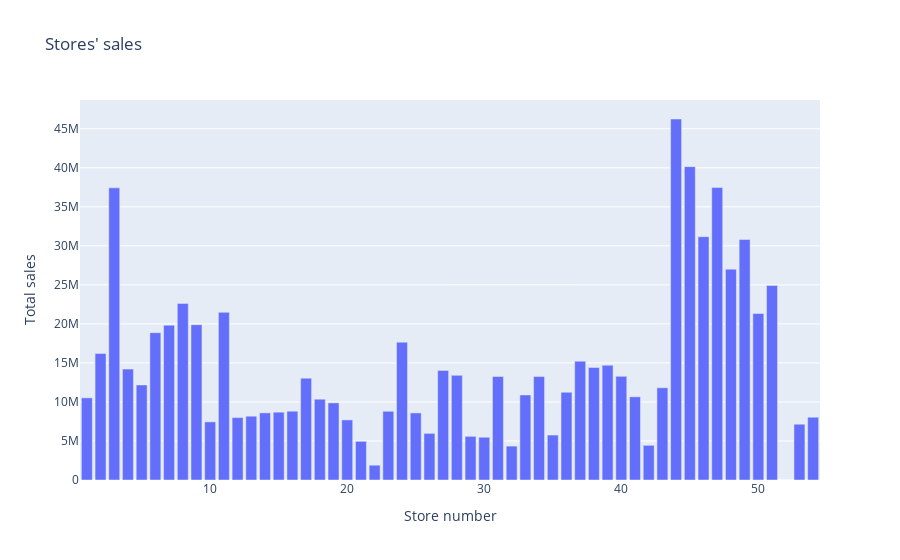

Write notebook code for a chart like this one.
### Markdown cell above
Grocery, Beverages, Produce, Cleaning and Dairy – top 5 most sellable items' families

### Code cell
store_sales_summary = train_data.groupby('store_number')['item_sales'].sum().reset_index()

fig = px.bar(store_sales_summary, x='store_number', y='item_sales', 
             labels={'store_number': 'Store number', 'item_sales': 'Total sales'},
             title="Stores' total sales")
fig.show()

### Figure 1 — Plotly figure (JSON) as saved in the notebook; plotly's stock layout.template omitted (floating-point values rounded to 4 significant figures)
{"data": [{"alignmentgroup": "True", "hovertemplate": "Store number=%{x}<br>Total sales=%{y}<extra></extra>", "legendgroup": "", "marker": {"color": "#636efa", "pattern": {"shape": ""}}, "name": "", "offsetgroup": "", "orientation": "v", "showlegend": false, "textposition": "auto", "type": "bar", "x": [1, 2, 3, 4, 5, 6, 7, 8, 9, 10, 11, 12, 13, 14, 15, 16, 17, 18, 19, 20, 21, 22, 23, 24, 25, 26, 27, 28, 29, 30, 31, 32, 33, 34, 35, 36, 37, 38, 39, 40, 41, 42, 43, 44, 45, 46, 47, 48, 49, 50, 51, 52, 53, 54], "xaxis": "x", "y": [10530000.0, 16200000.0, 37430000.0, 14210000.0, 12180000.0, 18870000.0, 19840000.0, 22630000.0, 19900000.0, 7451000.0, 21480000.0, 7998000.0, 8173000.0, 8598000.0, 8691000.0, 8814000.0, 13040000.0, 10350000.0, 9881000.0, 7698000.0, 4955000.0, 1896000.0, 8805000.0, 17660000.0, 8594000.0, 5974000.0, 14040000.0, 13410000.0, 5595000.0, 5479000.0, 13260000.0, 4344000.0, 10900000.0, 13260000.0, 5759000.0, 11240000.0, 15230000.0, 14420000.0, 14700000.0, 13280000.0, 10660000.0, 4446000.0, 11810000.0, 46250000.0, 40140000.0, 31180000.0, 37490000.0, 27010000.0, 30820000.0, 21330000.0, 24920000.0, 0, 7147000.0, 8044000.0], "yaxis": "y"}], "layout": {"barmode": "relative", "legend": {"tracegroupgap": 0}, "title": {"text": "Stores' sales"}, "xaxis": {"anchor": "y", "domain": [0, 1], "title": {"text": "Store number"}}, "yaxis": {"anchor": "x", "domain": [0, 1], "title": {"text": "Total sales"}}}}
